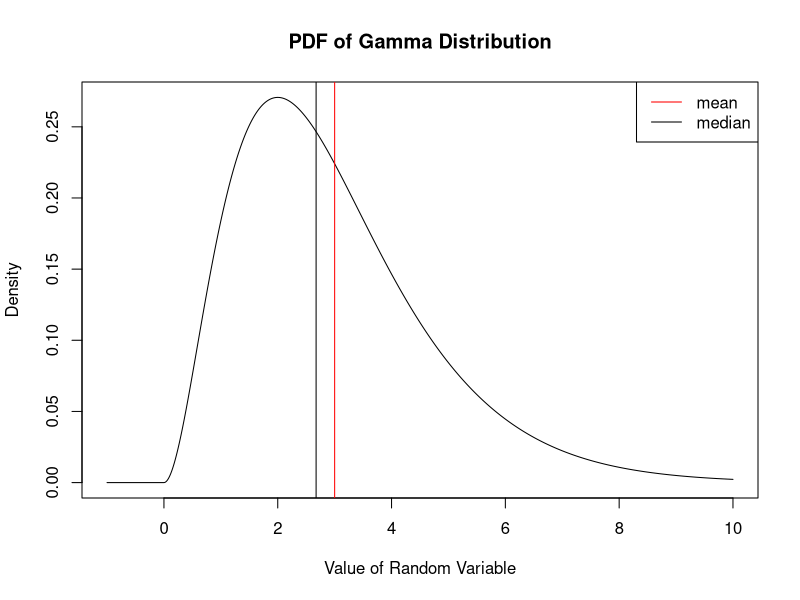
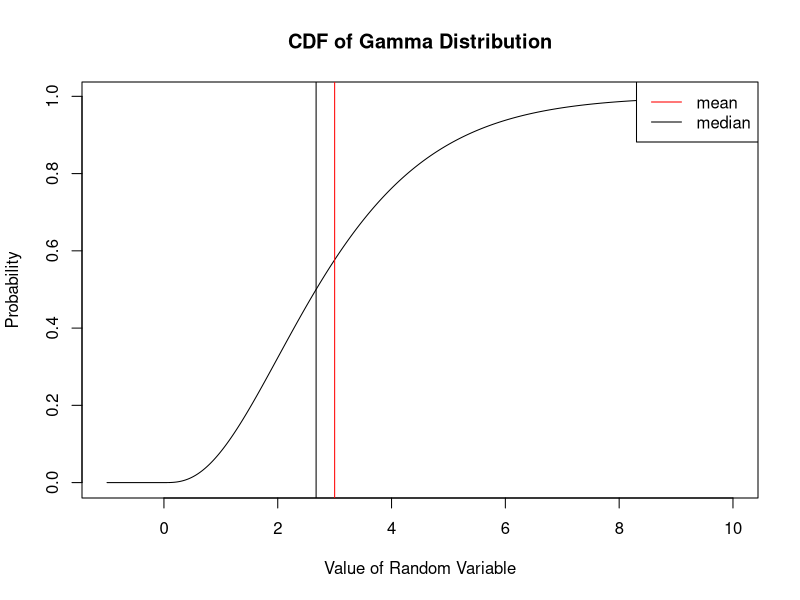
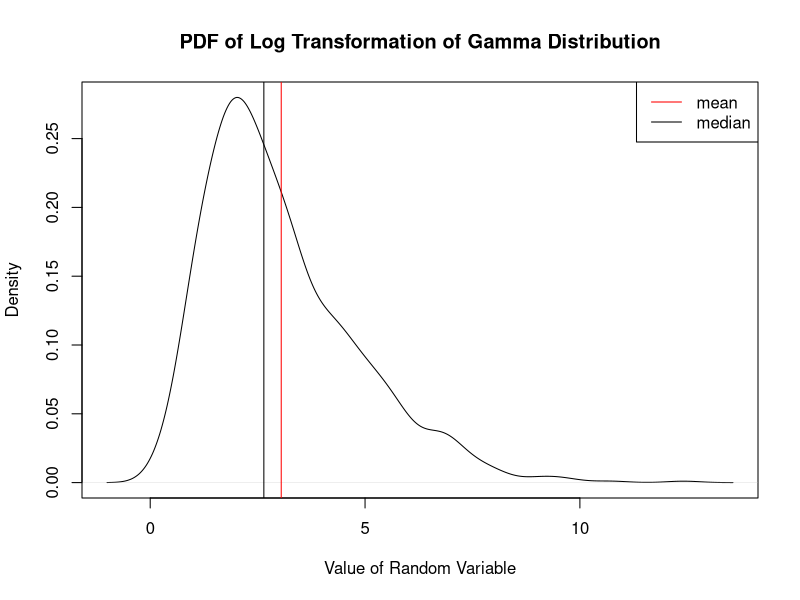
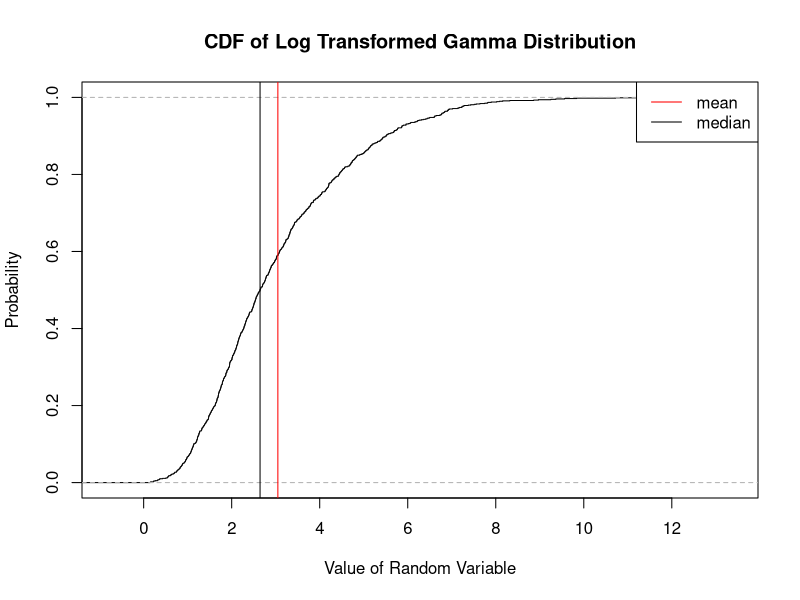
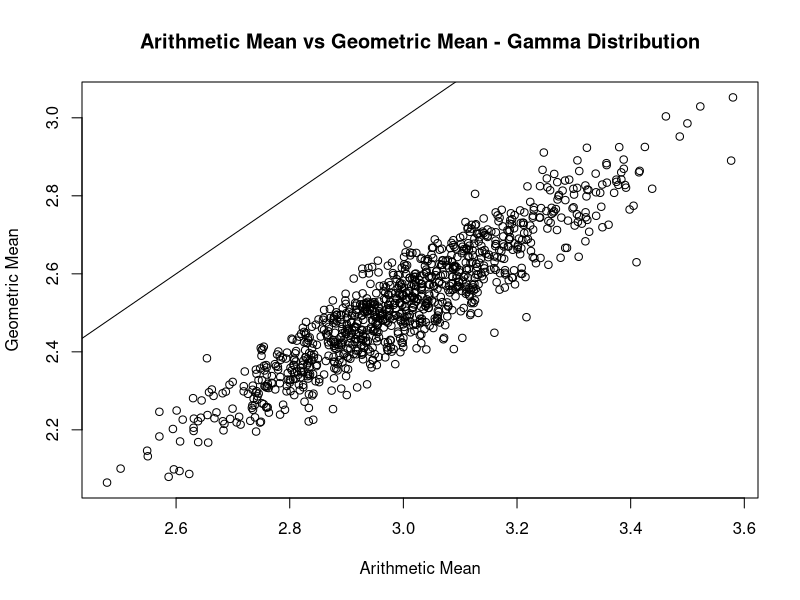
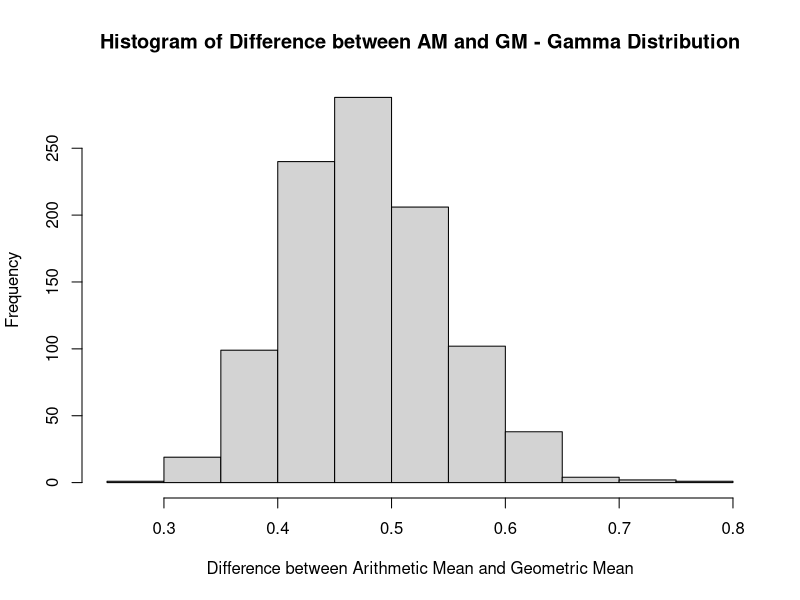
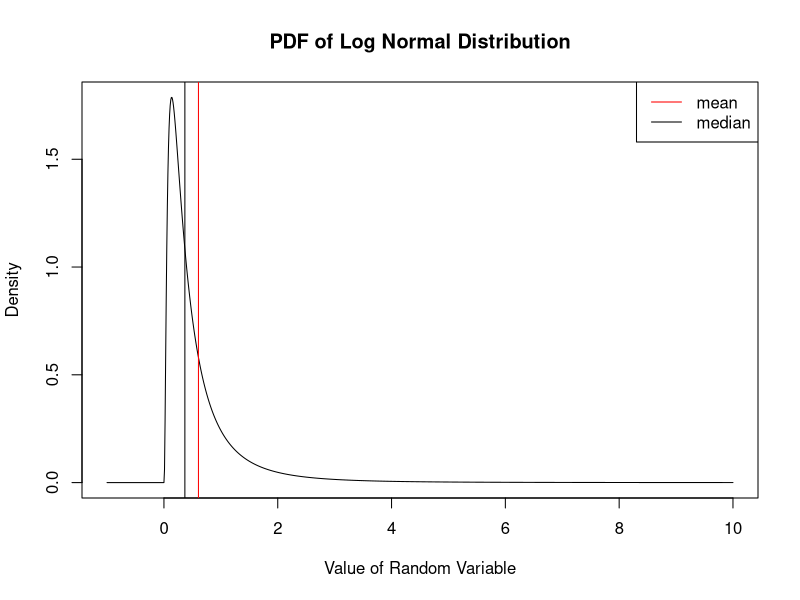
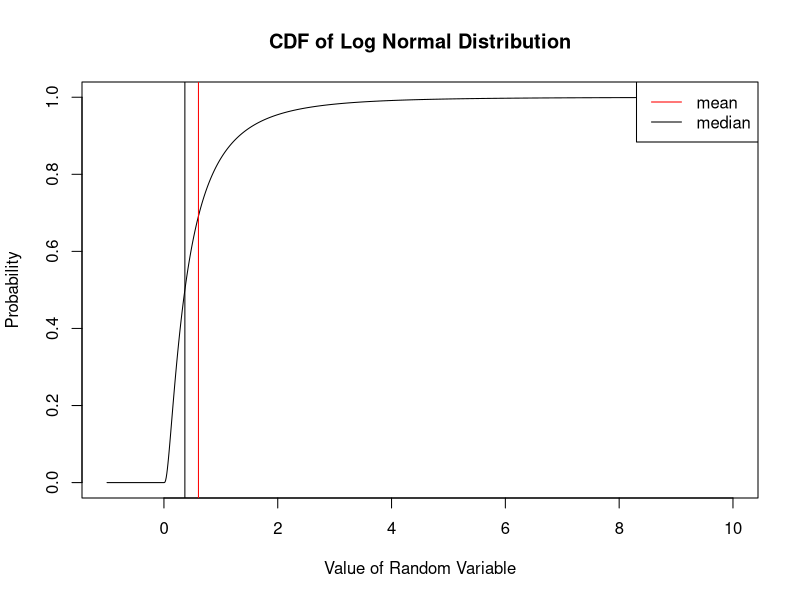

The R source for these figures, in order:
## ---- chunk 1
x = seq(-1,10,by = 0.01)
pdf = dgamma(x, shape = 3, scale = 1)
cdf = pgamma(x, shape = 3, scale = 1)
mean = 3 *1
median = qgamma(0.5, shape = 3, scale = 1)

#PDF
plot(x, pdf, type = "l", xlab = "Value of Random Variable", ylab = "Density", main = "PDF of Gamma Distribution")
abline(v = mean, col = "red")
abline(v = median, col = "black")
legend("topright", c("mean", "median"), col = c("red", "black"), lty = c(1,1))

# #CDF
plot(x, cdf, type = "l", xlab = "Value of Random Variable", ylab = "Probability", main = "CDF of Gamma Distribution")
abline(v = mean, col = "red")
abline(v = median, col = "black")
legend("topright", c("mean", "median"), col = c("red", "black"), lty = c(1,1))

#PDF of Log(X)
y = rgamma(1000, shape = 3, scale = 1)
plot(density(y), type = "l", xlab = "Value of Random Variable", ylab = "Density", main = "PDF of Log Transformation of Gamma Distribution" )
abline(v = mean(y), col = "red")
abline(v = median(y), col = "black")
legend("topright", c("mean", "median"), col = c("red", "black"), lty = c(1,1))

# #CDF of Log(X)
plot(ecdf(y), xlab = "Value of Random Variable", ylab = "Probability", main = "CDF of Log Transformed Gamma Distribution")
abline(v = mean(y), col = "red")
abline(v = median(y), col = "black")
legend("topright", c("mean", "median"), col = c("red", "black"), lty = c(1,1))

## ---- chunk 2
mgamma = c()
gmgamma = c()
for (i in 1:1000)
{
  gamma <- rgamma(1:100, shape = 3, scale = 1)
  m <- mean(gamma)
  gm <- exp(mean(log(gamma)))
  mgamma[i] <- m
  gmgamma[i] <- gm
}

plot(mgamma, gmgamma, xlab = "Arithmetic Mean", ylab = "Geometric Mean", main = "Arithmetic Mean vs Geometric Mean - Gamma Distribution")
abline(coef = c(0,1))

hist(mgamma - gmgamma, xlab = "Difference between Arithmetic Mean and Geometric Mean", main = "Histogram of Difference between AM and GM - Gamma Distribution")
## ---- chunk 3
meanlog = -1
sdlog = 1
meanln = exp(meanlog + (sdlog^2)/2)
medianln = exp(meanlog)


x = seq(-1,10,by = 0.01)
pdf = dlnorm(x,meanlog = -1, sdlog = 1)
cdf = plnorm(x, meanlog = -1, sdlog = 1)


#PDF
plot(x, pdf, type = "l", xlab = "Value of Random Variable", ylab = "Density", main = "PDF of Log Normal Distribution")
abline(v = meanln, col = "red")
abline(v = medianln, col = "black")
legend("topright", c("mean", "median"), col = c("red", "black"), lty = c(1,1))

# #CDF
plot(x, cdf, type = "l", xlab = "Value of Random Variable", ylab = "Probability", main = "CDF of Log Normal Distribution")
abline(v = meanln, col = "red")
abline(v = medianln, col = "black")
legend("topright", c("mean", "median"), col = c("red", "black"), lty = c(1,1))

#PDF of Log(X)
y = rlnorm(1000, meanlog = -1, sdlog = 1)
plot(density(y), type = "l", xlab = "Value of Random Variable", ylab = "Density", main = "PDF of Log Transformation of Log Normal Distribution" )
abline(v = mean(y), col = "red")
abline(v = median(y), col = "black")
legend("topright", c("mean", "median"), col = c("red", "black"), lty = c(1,1))

# #CDF of Log(X)
plot(ecdf(y), xlab = "Value of Random Variable", ylab = "Probability", main = "CDF of Log Transformed Log Normal Distribution")
abline(v = mean(y), col = "red")
abline(v = median(y), col = "black")
legend("topright", c("mean", "median"), col = c("red", "black"), lty = c(1,1))
## ---- chunk 4
mln = c()
gmln = c()
for (i in 1:1000)
{
  ln <- rlnorm(1:100, meanlog = -1, sdlog = 1)
  m <- mean(ln)
  gm <- exp(mean(log(ln)))
  mln[i] <- m
  gmln[i] <- gm
}

plot(mln, gmln, xlab = "Arithmetic Mean", ylab = "Geometric Mean", main = "Arithmetic Mean vs Geometric Mean - Log Normal Distribution")
abline(coef = c(0,1))

hist(mln - gmln, xlab = "Difference between Arithmetic Mean and Geometric Mean", main = "Histogram of Difference between AM and GM - Log Normal Distribution")
## ---- chunk 5
min = 0
max = 12
meanu = (min + max)/2

x = seq(-1,10,by = 0.01)
pdf = dunif(x,min = 0, max = 12)
cdf = punif(x, min = 0, max = 12)

#PDF
plot(x, pdf, type = "l", xlab = "Value of Random Variable", ylab = "Density", main = "PDF of Uniform Distribution")
abline(v = meanu, col = "red")
abline(v = meanu, col = "black")
legend("topright", c("mean", "median"), col = c("red", "black"), lty = c(1,1))

# #CDF
plot(x, cdf, type = "l", xlab = "Value of Random Variable", ylab = "Probability", main = "CDF of Uniform Distribution")
abline(v = meanu, col = "red")
abline(v = meanu, col = "black")
legend("topright", c("mean", "median"), col = c("red", "black"), lty = c(1,1))

#PDF of Log(X)
y = runif(1000, min = 0, max = 12)
plot(density(y), type = "l", xlab = "Value of Random Variable", ylab = "Density", main = "PDF of Log Transformation of Uniform Distribution" )
abline(v = mean(y), col = "red")
abline(v = median(y), col = "black")
legend("topright", c("mean", "median"), col = c("red", "black"), lty = c(1,1))

# #CDF of Log(X)
plot(ecdf(y), xlab = "Value of Random Variable", ylab = "Probability", main = "CDF of Log Transformed Uniform Distribution")
abline(v = mean(y), col = "red")
abline(v = median(y), col = "black")
legend("topright", c("mean", "median"), col = c("red", "black"), lty = c(1,1))

## ---- chunk 6
mu = c()
gmu = c()
for (i in 1:1000)
{
  u <- runif(1:100, min = 0, max = 12)
  m <- mean(u)
  gm <- exp(mean(log(u)))
  mu[i] <- m
  gmu[i] <- gm
}

plot(mu, gmu, xlab = "Arithmetic Mean", ylab = "Geometric Mean", main = "Arithmetic Mean vs Geometric Mean - Uniform Distribution")
abline(coef = c(0,1))

hist(mu - gmu, xlab = "Difference between Arithmetic Mean and Geometric Mean", main = "Histogram of Difference between AM and GM - Uniform Distribution")
## ---- chunk 7

## ---- chunk 8
mlu = c()
lmu = c()
for (i in 1:1000)
{
  lu <- log(runif(1:1000, min = 2, max = 17))
  u <- runif(1:1000, min = 2, max = 17)
  m <- mean(lu)
  l <- mean(u)
  mlu[i] <- m
  lmu[i] <- l
}
hist(mlu - log(lmu), xlab = "Difference between E[log(X)] and log(E[X])", main = "Histogram of Diff. between E[log(X)] and log(E[X]) - Uniform Dist.")

mlln = c()
lmln = c()
for (i in 1:1000)
{
  lln <- log(rlnorm(1:1000, meanlog = 3, sdlog = 2))
  ln <- rlnorm(1:1000, meanlog = 3, sdlog = 2)
  m <- mean(lln)
  l <- mean(ln)
  mlln[i] <- m
  lmln[i] <- l
}
hist(mlln - log(lmln), xlab = "Difference between E[log(X)] and log(E[X])", main = "Histogram of Diff. between E[log(X)] and log(E[X]) - Log Normal Dist.")

mg = c()
lmg = c()
for (i in 1:1000)
{
  lg <- log(rgamma(1:1000, scale = 2, shape = 4))
  g <- rgamma(1:1000, scale = 5, shape = 16)
  m <- mean(lg)
  l <- mean(g)
  mg[i] <- m
  lmg[i] <- l
}
hist(mg - log(lmg), xlab = "Difference between E[log(X)] and log(E[X])", main = "Histogram of Diff. between E[log(X)] and log(E[X]) - Gamma Dist.")
